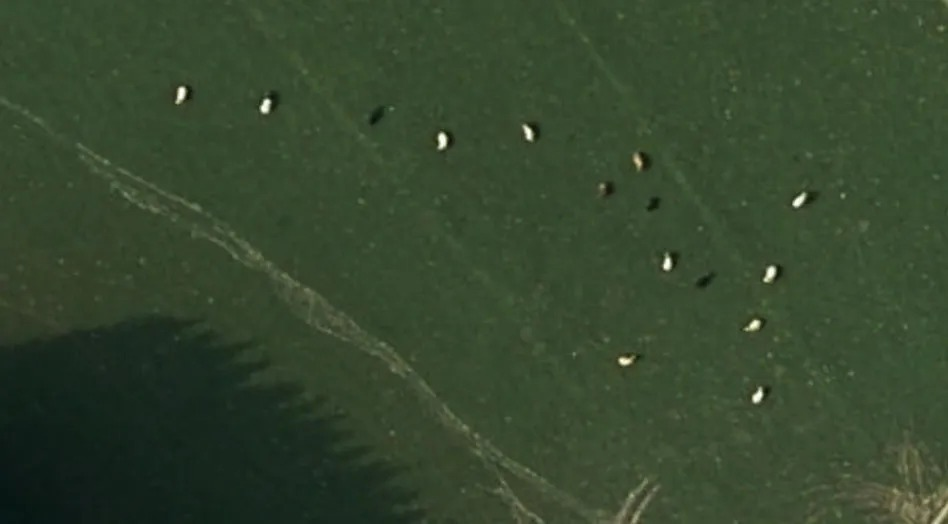
#> input picture Hareket/resimden_koyun_sayma/koyun.jpeg, 948 x 524 px
$ python resimden_koyun_sayma.py
#> lines starting #> are read from the running program, lines starting #| are printed output that depends on the picture; after the words box and inside, x2 and y2 are one past the last pixel; in counts of white or black regions, pixels touching at a corner belong together
import cv2
import numpy as np
image = cv2.imread("koyun.jpeg")
#> image is the input picture: shape (524, 948, 3); mean B, G, R 45.9, 70.4, 53.1

if image is not None:
    h = len(image)
#> h = 524
    w = len(image[0])
#> w = 948
    sonuc = image.copy()
    maske = np.zeros((h, w), dtype=np.uint8)
    gorsel_maske = np.zeros((h, w), dtype=np.uint8)

    for i in range(h):
        for j in range(w):
            p_b = int(image[i][j][0])
            p_g = int(image[i][j][1])
            p_r = int(image[i][j][2])

            if p_g > 120 and p_r > 100 and p_b > 100:
                maske[i][j] = 1
                gorsel_maske[i,j] = 255
            elif p_g < 52 and p_r < 33 and p_b < 33:
                greenness = p_g - max(p_r, p_b)
                if greenness < 5:
                    maske[i][j] = 1
                    gorsel_maske[i,j] = 255
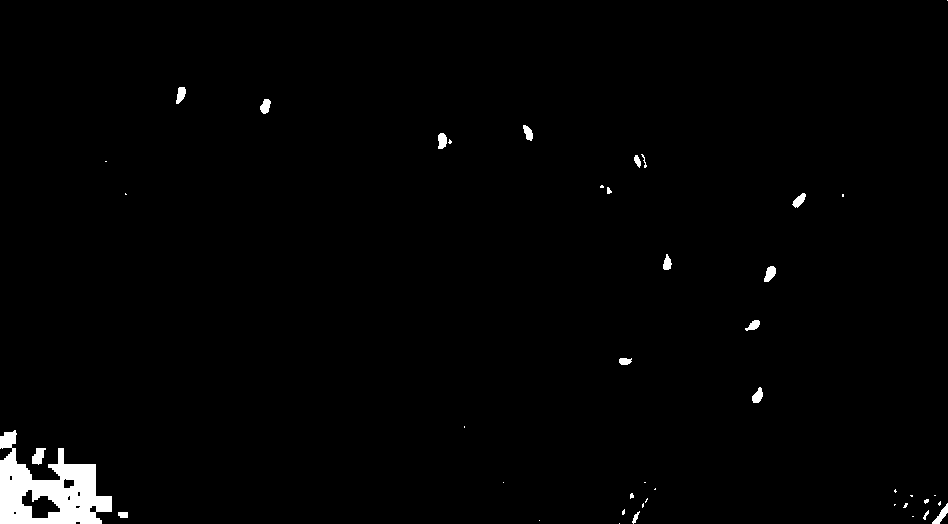
#> gorsel_maske: shape (524, 948); 1.4% white; 43 white regions (24 under 20 px), largest, box (x1, y1, x2, y2) and area: (0, 430, 112, 524) 5433, (32, 448, 46, 465) 157, (764, 266, 776, 282) 129
koyun_sayisi = 0
yonler = [(-1, -1), (-1, 0), (-1, 1), (0, -1), (0, 1), (1, -1), (1, 0), (1, 1)]

for y in range(h):
    for x in range(w):
        if maske[y][x] == 1:
            piksel_sayisi = 0
            min_y, max_y = y, y
            min_x, max_x = x, x

            stack = [(y, x)]
            maske[y][x] = 0

            while len(stack) > 0:
                cy, cx = stack.pop()
                piksel_sayisi += 1

                min_y, max_y = min(min_y, cy), max(max_y, cy)
                min_x, max_x = min(min_x, cx), max(max_x, cx)

                for dy, dx in yonler:
                    ny, nx = cy + dy, cx + dx

                    if 0 <= ny < h and 0 <= nx < w and maske[ny][nx] == 1:
                        maske[ny][nx] = 0
                        stack.append((ny, nx))

            if 12 < piksel_sayisi < 150:

                box_w = (max_x - min_x) + 1
                box_h = (max_y - min_y) + 1
                kutu_alani = box_w * box_h

                aspect_ratio = max(box_w, box_h) / min(box_w, box_h)
                doluluk_orani = piksel_sayisi / kutu_alani

                center_y = min_y + (box_h / 2)
                center_x = min_x + (box_w / 2)

                if aspect_ratio < 2.5 and doluluk_orani > 0.45:
                    if center_y < h - 30 and center_x < w - 30:

                        koyun_sayisi += 1
                        cv2.rectangle(sonuc, (min_x, min_y), (max_x, max_y), (0, 0, 255), 2)
#> maske: shape (524, 948); every value is 0
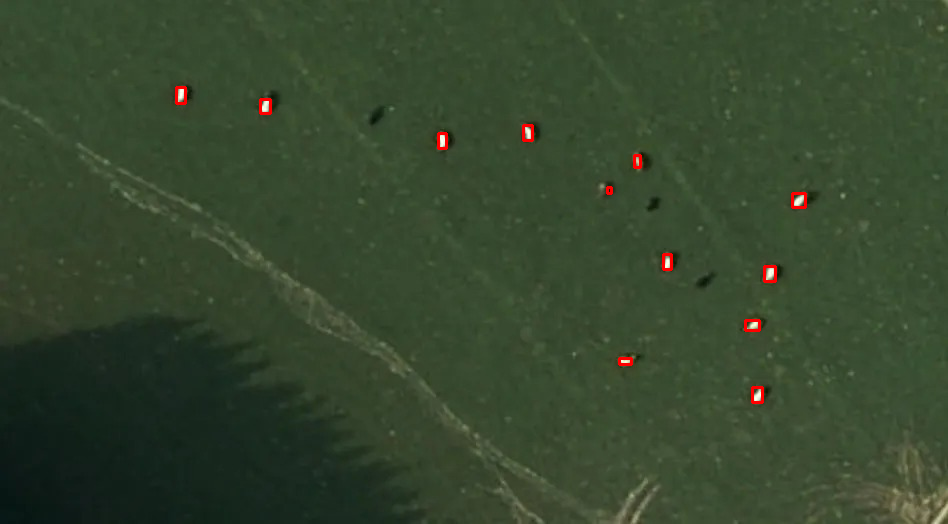
#> sonuc: shape (524, 948, 3); 0.31% of pixels changed, all inside (x1, y1, x2, y2) = (175, 86, 807, 404)
#> after the loop, koyun_sayisi = 12
cv2.imshow("Algoritmanin Gordugu Maske", gorsel_maske)
print(f"Koyun Sayısı: {koyun_sayisi}")
#| Koyun Sayısı: 12
cv2.imshow("Final Sonucu", sonuc)
cv2.waitKey(0)
cv2.destroyAllWindows()
